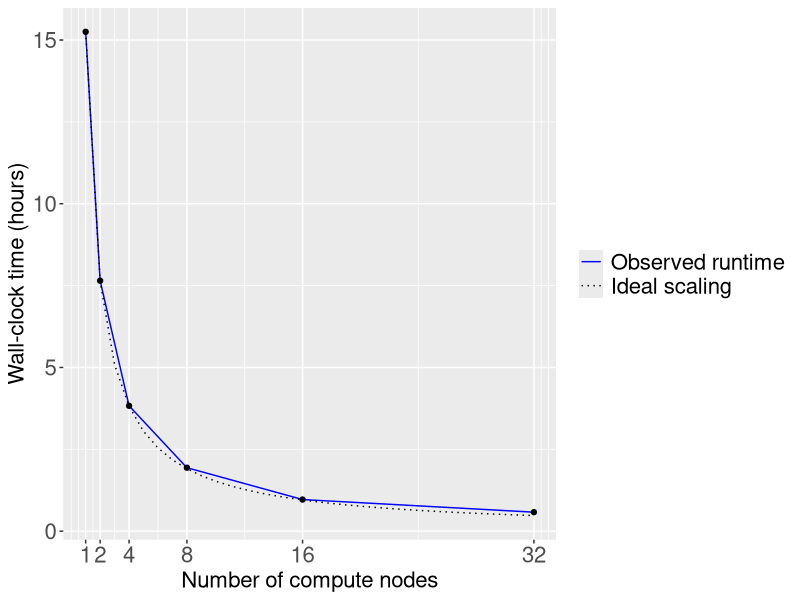

This figure's R source: (Note: this script raises an error after producing the figure.)
library(readr)
library(ggplot2)

df <- readr::read_tsv("data.tsv", col_names = TRUE)
df$`Wall-clock time (hours)` <- df$`Wall-clock time (seconds)` / 3600
df$label <- "observed"

df2 <- data.frame(
  `Compute nodes` = 1:32,
  `Wall-clock time (seconds)` = 54905/(1:32),
  `Wall-clock time (hours)` = 54905/3600/(1:32),
  `label` = "ideal",
  check.names = FALSE
)

df3 <- rbind(df, df2)
print(df3, n = Inf)
df3$label <- factor(df3$label, levels = c("observed", "ideal"))

Fig <- ggplot(data=df3, aes(x=`Compute nodes`, y=`Wall-clock time (hours)`, group=`label`)) +
  geom_line(aes(linetype=label, color=label)) +
  scale_linetype_manual(values = c("solid", "dotted"), labels = c("Observed runtime", "Ideal scaling")) +
  scale_color_manual(values = c("blue", "black"), labels = c("Observed runtime", "Ideal scaling")) +
  geom_point(data = subset(df3, label == "observed")) +
  scale_x_continuous(breaks=c(1, 2, 4, 8, 16, 32), limits=c(1,32), name="Number of compute nodes") +
  theme(text = element_text(size=16), legend.text = element_text(size=16), legend.title = element_blank(), axis.text.x = element_text(size=16), axis.text.y = element_text(size=16))
  #geom_text(
  #  label=round(df$`Wall-clock time (hours)`, 2), 
  #  nudge_x = 0.07, nudge_y = 0.25, 
  #  check_overlap = T
  #)
  
cowplot::save_plot("suppl1.svg",
                   Fig,
                   base_height = 8,
                   base_width = 10)